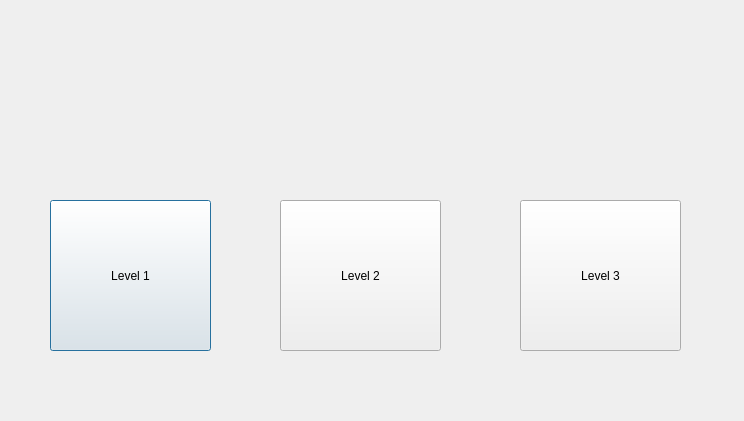
<?xml version="1.0" encoding="UTF-8"?>
<ui version="4.0">
 <class>DigitalLevels</class>
 <widget class="QDialog" name="DigitalLevels">
  <property name="geometry">
   <rect>
    <x>0</x>
    <y>0</y>
    <width>744</width>
    <height>421</height>
   </rect>
  </property>
  <property name="windowTitle">
   <string>Dialog</string>
  </property>
  <widget class="QPushButton" name="digLevel1">
   <property name="geometry">
    <rect>
     <x>50</x>
     <y>200</y>
     <width>161</width>
     <height>151</height>
    </rect>
   </property>
   <property name="text">
    <string>Level 1</string>
   </property>
  </widget>
  <widget class="QPushButton" name="digLevel2">
   <property name="geometry">
    <rect>
     <x>280</x>
     <y>200</y>
     <width>161</width>
     <height>151</height>
    </rect>
   </property>
   <property name="text">
    <string>Level 2</string>
   </property>
  </widget>
  <widget class="QPushButton" name="digLevel3">
   <property name="geometry">
    <rect>
     <x>520</x>
     <y>200</y>
     <width>161</width>
     <height>151</height>
    </rect>
   </property>
   <property name="text">
    <string>Level 3</string>
   </property>
  </widget>
 </widget>
 <resources/>
 <connections/>
</ui>
